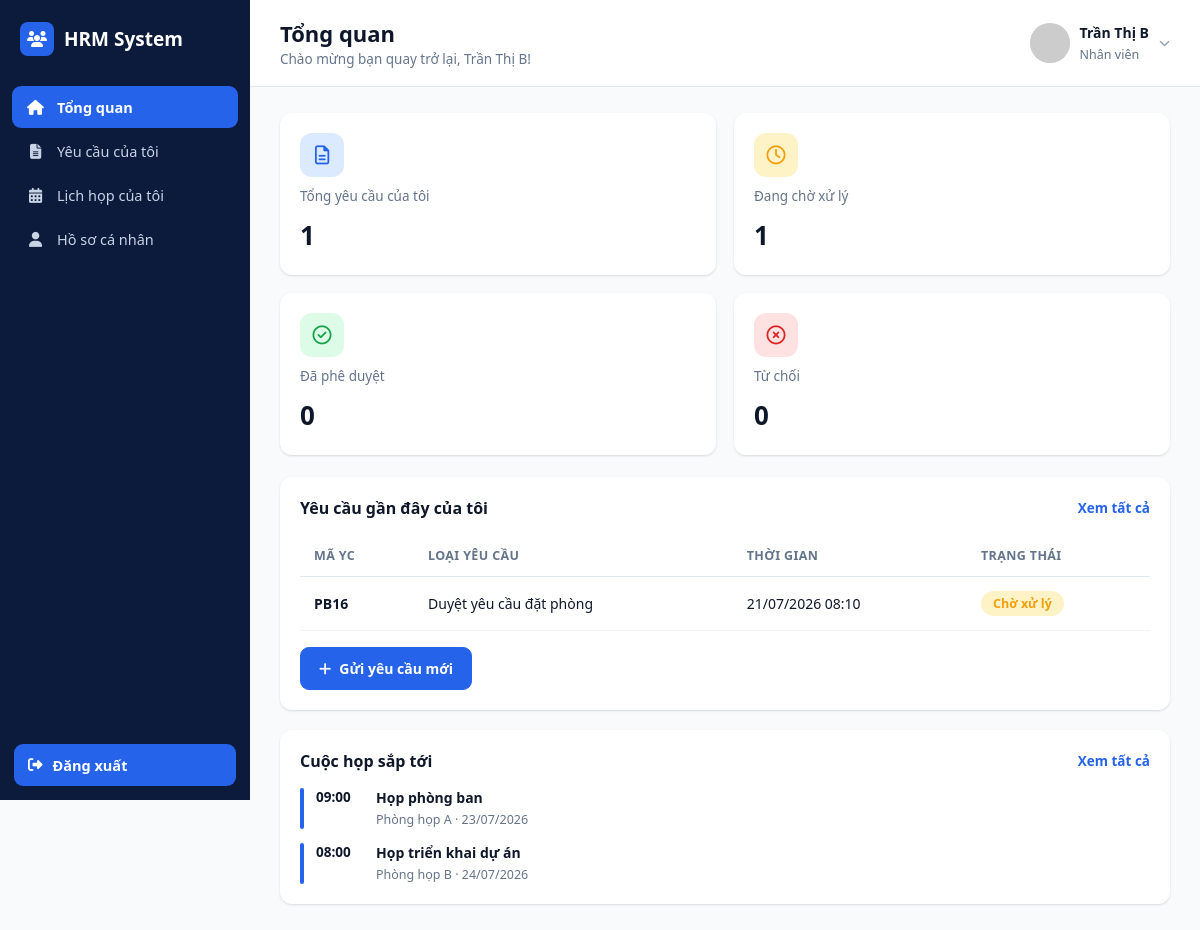
/employee/index.php (signed in), run on the app's committed database.
### tables this page shows
CREATE TABLE nhan_vien (
    id INT AUTO_INCREMENT PRIMARY KEY,
    ma_nv VARCHAR(20) NOT NULL UNIQUE,
    ho_ten VARCHAR(100) NOT NULL,
    email VARCHAR(100) NOT NULL UNIQUE,
    mat_khau VARCHAR(255) NOT NULL,
    sdt VARCHAR(20) DEFAULT NULL,
    chuc_vu ENUM('Nhân viên','Trưởng phòng') NOT NULL DEFAULT 'Nhân viên',
    gioi_tinh ENUM('Nam','Nữ','Khác') DEFAULT 'Nam',
    ngay_sinh DATE DEFAULT NULL,
    ngay_vao_lam DATE DEFAULT NULL,
    dia_chi TEXT,
    phong_ban_id INT DEFAULT NULL,
    avatar VARCHAR(255) DEFAULT NULL,
    trang_thai ENUM('Hoạt động','Nghỉ việc') NOT NULL DEFAULT 'Hoạt động',
    cccd VARCHAR(20) DEFAULT NULL,
    ngay_cap DATE DEFAULT NULL,
    noi_cap VARCHAR(150) DEFAULT NULL,
    tinh_trang_hon_nhan VARCHAR(50) DEFAULT NULL,
    quoc_tich VARCHAR(50) DEFAULT 'Việt Nam',
    ghi_chu TEXT,
    created_at TIMESTAMP DEFAULT CURRENT_TIMESTAMP,
    FOREIGN KEY (phong_ban_id) REFERENCES phong_ban(id) ON DELETE SET NULL
);

CREATE TABLE yeu_cau (
    id INT AUTO_INCREMENT PRIMARY KEY,
    ma_yc VARCHAR(20) NOT NULL UNIQUE,
    loai_yeu_cau VARCHAR(150) NOT NULL,
    noi_dung TEXT,
    muc_do ENUM('Cao','Trung bình','Thấp') NOT NULL DEFAULT 'Trung bình',
    nguoi_tao_id INT DEFAULT NULL,
    thoi_gian DATETIME DEFAULT CURRENT_TIMESTAMP,
    trang_thai ENUM('Chờ xử lý','Đã phê duyệt','Từ chối') NOT NULL DEFAULT 'Chờ xử lý',
    ghi_chu_xu_ly TEXT,
    FOREIGN KEY (nguoi_tao_id) REFERENCES nhan_vien(id) ON DELETE SET NULL
);

CREATE TABLE cuoc_hop (
    id INT AUTO_INCREMENT PRIMARY KEY,
    tieu_de VARCHAR(255) NOT NULL,
    noi_dung TEXT,
    phong_hop_id INT DEFAULT NULL,
    thoi_gian_bat_dau DATETIME NOT NULL,
    thoi_gian_ket_thuc DATETIME NOT NULL,
    nhac_nho VARCHAR(50) DEFAULT NULL,
    ghi_chu TEXT,
    quyen_truy_cap VARCHAR(50) DEFAULT 'Chỉ thành viên được mời',
    tep_dinh_kem VARCHAR(255) DEFAULT NULL,
    nguoi_tao_id INT DEFAULT NULL,
    trang_thai ENUM('Sắp diễn ra','Đã diễn ra','Đã hủy') NOT NULL DEFAULT 'Sắp diễn ra',
    created_at TIMESTAMP DEFAULT CURRENT_TIMESTAMP,
    FOREIGN KEY (phong_hop_id) REFERENCES phong_hop(id) ON DELETE SET NULL,
    FOREIGN KEY (nguoi_tao_id) REFERENCES nhan_vien(id) ON DELETE SET NULL
);

CREATE TABLE phong_hop (
    id INT AUTO_INCREMENT PRIMARY KEY,
    ten_phong VARCHAR(100) NOT NULL
);

### includes/auth.php (called while the page is built, shortened)
<?php
require_once __DIR__ . '/../config/db.php';
function require_employee()
{
    $u = current_user();
}
function current_user()
{
    global $pdo;
    static $user = null;
    if ($user !== null) {
        return $user;
    }
    $stmt = $pdo->prepare('SELECT nv.*, pb.ten_phong_ban FROM nhan_vien nv
                            LEFT JOIN phong_ban pb ON pb.id = nv.phong_ban_id
                            WHERE nv.id = ?');
    $stmt->execute([$_SESSION['user_id']]);
    $user = $stmt->fetch();
    return $user;
}
function format_date($date, $withTime = false)
{
    $ts = strtotime($date);
    return $withTime ? date('d/m/Y H:i', $ts) : date('d/m/Y', $ts);
}
function e($str)
{
    return htmlspecialchars($str ?? '', ENT_QUOTES, 'UTF-8');
}

### employee/index.php (the view, shortened to what this page needs)
<?php
require_once __DIR__ . '/../includes/auth.php';
require_employee();
$page_title = 'Tổng quan';
$page_subtitle = 'Chào mừng bạn quay trở lại, ' . ($_SESSION['user_name'] ?? '') . '!';
$u = current_user();
$myId = $u['id'];
$reqStats = $pdo->prepare("SELECT
    COUNT(*) total,
    SUM(trang_thai='Chờ xử lý') pending,
    SUM(trang_thai='Đã phê duyệt') approved,
    SUM(trang_thai='Từ chối') rejected
    FROM yeu_cau WHERE nguoi_tao_id = ?");
$reqStats->execute([$myId]);
$reqStats = $reqStats->fetch();
$upcoming = $pdo->prepare("SELECT ch.*, ph.ten_phong FROM cuoc_hop_thanh_vien cv
                            JOIN cuoc_hop ch ON ch.id = cv.cuoc_hop_id
                            LEFT JOIN phong_hop ph ON ph.id = ch.phong_hop_id
                            WHERE cv.nhan_vien_id = ? AND ch.thoi_gian_bat_dau >= NOW() AND ch.trang_thai != 'Đã hủy'
                            ORDER BY ch.thoi_gian_bat_dau ASC LIMIT 5");
$upcoming->execute([$myId]);
$upcoming = $upcoming->fetchAll();
$recentRequests = $pdo->prepare("SELECT * FROM yeu_cau WHERE nguoi_tao_id = ? ORDER BY thoi_gian DESC LIMIT 5");
$recentRequests->execute([$myId]);
$recentRequests = $recentRequests->fetchAll();
function statusClassEmp($s) { if ($s === 'Đã phê duyệt') return 'approved'; if ($s === 'Từ chối') return 'rejected'; return 'pending'; }
include __DIR__ . '/includes/head_meta.php';
?>
<div class="app">
    <?php include __DIR__ . '/includes/sidebar.php'; ?>
    <div class="main">
        <?php include __DIR__ . '/includes/header.php'; ?>
        <div class="content">
            <div class="stat-grid">
                <div class="stat-card">
                    <div class="top"><span class="ic bg-blue"><i class="fa-regular fa-file-lines"></i></span></div>
                    <span class="label">Tổng yêu cầu của tôi</span>
                    <span class="value"><?= (int)$reqStats['total'] ?></span>
                </div>
                <div class="stat-card">
                    <div class="top"><span class="ic bg-orange"><i class="fa-regular fa-clock"></i></span></div>
                    <span class="label">Đang chờ xử lý</span>
                    <span class="value"><?= (int)$reqStats['pending'] ?></span>
                </div>
                <div class="stat-card">
                    <div class="top"><span class="ic bg-green"><i class="fa-regular fa-circle-check"></i></span></div>
                    <span class="label">Đã phê duyệt</span>
                    <span class="value"><?= (int)$reqStats['approved'] ?></span>
                </div>
                <div class="stat-card">
                    <div class="top"><span class="ic bg-red"><i class="fa-regular fa-circle-xmark"></i></span></div>
                    <span class="label">Từ chối</span>
                    <span class="value"><?= (int)$reqStats['rejected'] ?></span>
                </div>
            </div>
            <div class="grid-2">
                <div class="panel">
                    <div class="head-row"><h3>Yêu cầu gần đây của tôi</h3><a class="link" href="requests.php">Xem tất cả</a></div>
                    <div class="table-wrap">
                    <table class="data-table">
                        <thead><tr><th>Mã YC</th><th>Loại yêu cầu</th><th>Thời gian</th><th>Trạng thái</th></tr></thead>
                        <tbody>
                        <?php foreach ($recentRequests as $r): ?>
                            <tr>
                                <td><b><?= e($r['ma_yc']) ?></b></td>
                                <td><?= e($r['loai_yeu_cau']) ?></td>
                                <td><?= format_date($r['thoi_gian'], true) ?></td>
                                <td><span class="badge-status <?= statusClassEmp($r['trang_thai']) ?>"><?= e($r['trang_thai']) ?></span></td>
                            </tr>
                        <?php endforeach; ?>
                        </tbody>
                    </table>
                    </div>
                    <div style="margin-top:16px;"><a href="requests.php" class="btn btn-primary"><i class="fa-solid fa-plus"></i> Gửi yêu cầu mới</a></div>
                </div>
                <div class="panel">
                    <div class="head-row"><h3>Cuộc họp sắp tới</h3><a class="link" href="meetings.php">Xem tất cả</a></div>
                    <div class="mini-list">
                        <?php foreach ($upcoming as $m): ?>
                            <a href="meeting_view.php?id=<?= $m['id'] ?>" class="mini-item">
                                <div class="bar"></div>
                                <div class="time"><?= date('H:i', strtotime($m['thoi_gian_bat_dau'])) ?></div>
                                <div class="txt">
                                    <b><?= e($m['tieu_de']) ?></b>
                                    <span><?= e($m['ten_phong'] ?? '—') ?> · <?= format_date($m['thoi_gian_bat_dau']) ?></span>
                                </div>
                            </a>
                        <?php endforeach; ?>
                    </div>
                </div>
            </div>
        </div>
    </div>
</div>
</body>
</html>

### employee/includes/header.php (shortened to what this page needs)
<?php
$u = current_user();
$avatar = !empty($u['avatar']) ? '../uploads/avatars/' . $u['avatar'] : '';
?>
<header class="topbar">
    <div class="title-block">
        <h1><?= e($page_title ?? '') ?></h1>
        <p><?= e($page_subtitle ?? '') ?></p>
    </div>
    <div class="right">
        <div class="user" id="userMenuBtn">
            <img src="<?= e($avatar) ?>" alt="avatar" onerror="this.src='https://ui-avatars.com/api/?background=2563eb&color=fff&name=<?= urlencode($u['ho_ten'] ?? 'User') ?>'">
            <div class="info">
                <b><?= e($u['ho_ten'] ?? '') ?></b>
                <span><?= e($u['chuc_vu'] ?? '') ?></span>
            </div>
            <i class="fa-solid fa-chevron-down" style="font-size:11px;color:#94a3b8;"></i>
        </div>
    </div>
</header>

### assets/css/style.css (style rules this page uses)
:root { --navy:#0c1a3b; --navy-light:#13234f; --blue:#2563eb; --blue-dark:#1d4ed8; --green:#16a34a; --green-bg:#dcfce7; --red:#dc2626; --red-bg:#fee2e2; --orange:#f59e0b; --orange-bg:#fef3c7; --purple:#7c3aed; --purple-bg:#ede9fe; --gray-50:#f8fafc; --gray-100:#f1f5f9; --gray-200:#e2e8f0; --gray-300:#cbd5e1; --gray-500:#64748b; --gray-700:#334155; --gray-900:#0f172a; --radius:12px; --shadow:0 1px 3px rgba(15,23,42,.08), 0 1px 2px rgba(15,23,42,.06); }
* { box-sizing:border-box; }
body { margin:0; font-family:'Segoe UI',Roboto,Helvetica,Arial,sans-serif; background:var(--gray-50); color:var(--gray-900); }
a { text-decoration:none;color:inherit; }
.app { display:flex;min-height:100vh; }
.main { flex:1;min-width:0;display:flex;flex-direction:column; }
.topbar { display:flex;align-items:center;justify-content:space-between; padding:18px 30px;background:#fff;border-bottom:1px solid var(--gray-200); position:sticky;top:0;z-index:20; }
.topbar .title-block h1 { font-size:22px;margin:0 0 2px;font-weight:700; }
.topbar .title-block p { margin:0;color:var(--gray-500);font-size:13.5px; }
.topbar .right { display:flex;align-items:center;gap:20px; }
.topbar .user { display:flex;align-items:center;gap:10px;cursor:pointer;position:relative; }
.topbar .user img { width:40px;height:40px;border-radius:50%;object-fit:cover;background:var(--gray-200); }
.topbar .user .info b { display:block;font-size:14px; }
.topbar .user .info span { font-size:12.5px;color:var(--gray-500); }
.content { padding:26px 30px;flex:1; }
.stat-grid { display:grid;grid-template-columns:repeat(4,1fr);gap:18px;margin-bottom:22px; }
.stat-card { background:#fff;border-radius:var(--radius);padding:20px;box-shadow:var(--shadow); display:flex;flex-direction:column;gap:10px; }
.stat-card .top { display:flex;align-items:center;gap:12px; }
.stat-card .ic { width:44px;height:44px;border-radius:12px;display:flex;align-items:center;justify-content:center;font-size:19px; }
.stat-card .label { color:var(--gray-500);font-size:13.5px; }
.stat-card .value { font-size:26px;font-weight:700;margin:2px 0; }
.bg-blue { background:#dbeafe;color:var(--blue); }
.bg-green { background:var(--green-bg);color:var(--green); }
.bg-orange { background:var(--orange-bg);color:var(--orange); }
.bg-red { background:var(--red-bg);color:var(--red); }
.panel { background:#fff;border-radius:var(--radius);box-shadow:var(--shadow);padding:20px; }
.panel h3 { margin:0 0 16px;font-size:16px;font-weight:700; }
.panel .head-row { display:flex;align-items:center;justify-content:space-between;margin-bottom:16px; }
.panel .head-row h3 { margin:0; }
.panel .link { color:var(--blue);font-size:13.5px;font-weight:600; }
.grid-2 { display:grid;grid-template-columns:2fr 1fr;gap:20px; }
.mini-list { display:flex;flex-direction:column;gap:14px; }
.mini-item { display:flex;gap:12px;align-items:flex-start; }
.mini-item .bar { width:4px;align-self:stretch;border-radius:3px;background:var(--blue); }
.mini-item .time { font-weight:700;font-size:13.5px;min-width:48px; }
.mini-item .txt b { display:block;font-size:14px; }
.mini-item .txt span { font-size:12.5px;color:var(--gray-500); }
.table-wrap { overflow-x:auto; }
table.data-table { width:100%;border-collapse:collapse;font-size:14px; }
table.data-table th { text-align:left;color:var(--gray-500);font-weight:600;font-size:12.5px;text-transform:uppercase; letter-spacing:.03em;padding:12px 14px;border-bottom:1px solid var(--gray-200);white-space:nowrap; }
table.data-table td { padding:14px;border-bottom:1px solid var(--gray-100);vertical-align:middle; }
.badge-status { padding:4px 12px;border-radius:20px;font-size:12.5px;font-weight:600;display:inline-block; }
.badge-status.pending { background:var(--orange-bg);color:var(--orange); }
.btn { padding:11px 18px;border-radius:9px;border:1px solid var(--gray-200);background:#fff;font-size:14px;font-weight:600; display:inline-flex;align-items:center;gap:8px;color:var(--gray-700); }
.btn-primary { background:var(--blue);color:#fff;border-color:var(--blue); }
@media (max-width:1200px) { .stat-grid { grid-template-columns:repeat(2,1fr); } }
@media (max-width:1200px) { .grid-2,.grid-3,.grid-2-eq { grid-template-columns:1fr; } }

### data on the page
nhan_vien: ho_ten "Trần Thị B", chuc_vu "Nhân viên"
yeu_cau: ma_yc "PB16", loai_yeu_cau "Duyệt yêu cầu đặt phòng", thoi_gian "21/07/2026 08:10", trang_thai "Chờ xử lý"
cuoc_hop: thoi_gian_bat_dau "09:00", tieu_de "Họp phòng ban", phong_hop.ten_phong "Phòng họp A", thoi_gian_bat_dau "23/07/2026"
cuoc_hop: thoi_gian_bat_dau "08:00", tieu_de "Họp triển khai dự án", phong_hop.ten_phong "Phòng họp B", thoi_gian_bat_dau "24/07/2026"

### other printed values
$m['label'] "Tổng quan"
$m['label'] "Yêu cầu của tôi"
$m['label'] "Lịch họp của tôi"
$m['label'] "Hồ sơ cá nhân"
$page_title "Tổng quan"
$page_subtitle "Chào mừng bạn quay trở lại, Trần Thị B!"
$reqStats['total'] "1"
$reqStats['pending'] "1"
$reqStats['approved'] "0"
$reqStats['rejected'] "0"
